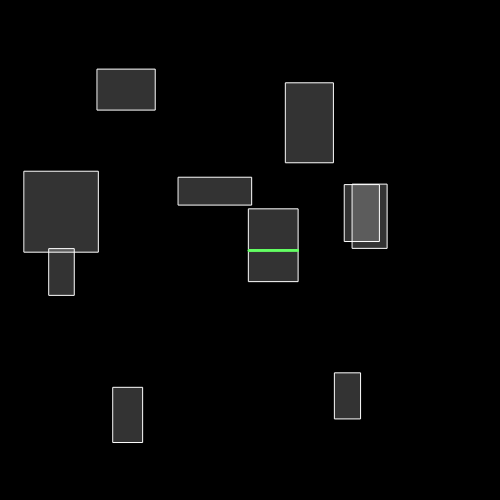
Frame 1 (no input)
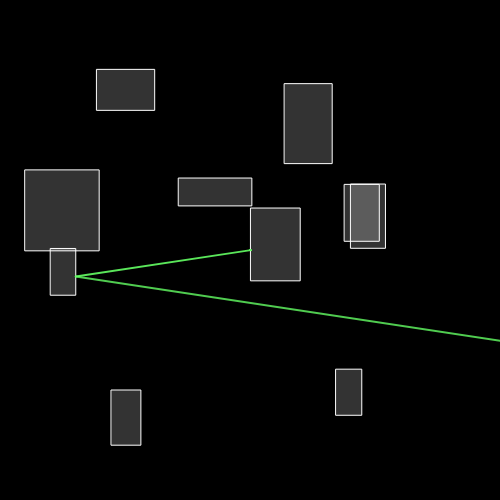
Frame 60 (no input)
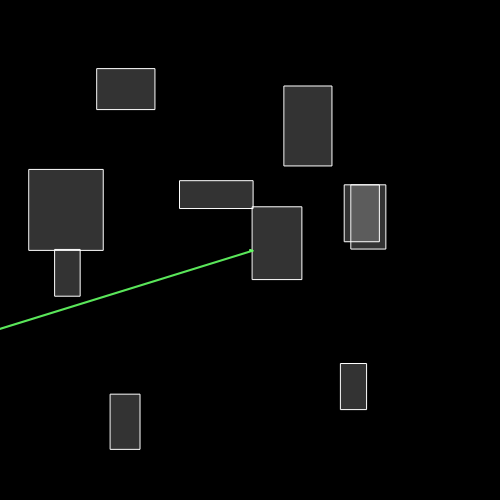
Frame 120 (the mouse pressed at the canvas centre since frame 60)

The p5.js sketch that drew these frames (run headless with seeded random() and noise() and a simulated clock; from frame 60 on, the mouse is pressed at the canvas centre):

// p5.js sketch
// ── sketch.js

var nboxes = 10;
var boxes = [];
var startx = 250, starty = 250;

var eps = 0.1;

function setup() {
	createCanvas(500,500);

	for (var i = 0; i<nboxes; i++) {
		boxes.push(new Box(random(0,400), random(0,400),
							random(20, 100), random(20, 100)));
	}
	
}

function draw() {
	background(0);
	for (var i=0; i<nboxes; i++) {	
		boxes[i].update();
		boxes[i].draw();
	}


	var angle = frameCount/400;
	var lsx = cos(angle);
	var lsy = sin(angle);
	var anglex = 250 + 500*lsx;
	var angley = 250 + 500*lsy;

	computeLine(250, 250, //start point 
				1e9, 1e9, // last point
				lsx, lsy, // last velocities
				250, 250, // current point
				anglex, angley, // finish point
				0, 0); // recursive limiters
}


function safeRadius(mx, my) {
	var d = 1e9;
	for (var i=0; i<nboxes; i++) {	
		d = min(d, boxes[i].distanceFrom(mx, my))
	}
	return d;
}

function distance(x, y, xx, yy) {
	return sqrt((x - xx)*(x - xx) + (y - yy)*(y - yy));
}

function computeLine(sx, sy, lx, ly, lsx, lsy, cx, cy, fx, fy, or_line, or_reboot) {
	if (or_line >= 100 || or_reboot >= 10)  return;
	
	if (distance(cx, cy, fx, fy) < eps) {

		strokeWeight(2);
		var alpha = (10 - or_reboot)/10;
		stroke('rgba(100, 255, 100,' + alpha + ')');
		line(sx, sy, cx, cy);	
		strokeWeight(1);

		return;
	}
	
	if (distance(cx, cy, lx, ly) < eps) {		

		strokeWeight(2);
		var alpha = (10 - or_reboot)/10;
		stroke('rgba(100, 255, 100,' + alpha + ')');
		line(sx, sy, cx, cy);	
		strokeWeight(1);

		//console.log('change dir');	

		var d1 = safeRadius(cx+lsx, cy-lsy);
		var d2 = safeRadius(cx-lsx, cy+lsy);

		if (d1 >= d2) computeLine(cx, cy, 1e9, 1e9, lsx, -lsy, cx+lsx, cy-lsy, cx + 500*lsx, cy - 500*lsy, 0, or_reboot+1);
		else computeLine(cx, cy, 1e9, 1e9, -lsx, lsy, cx-lsx, cy+lsy, cx - 500*lsx, cy + 500*lsy, 0, or_reboot+1);
		return;
	}
	
	//console.log("eoo");

	var d = safeRadius(cx, cy);
	d = min(d, distance(cx, cy, fx, fy));
	d *= 0.8; // adavnces slowly gains precision
	var nx = cx + d*lsx;
	var ny = cy + d*lsy;

	return computeLine(sx, sy, cx, cy, lsx, lsy, nx, ny, fx, fy, or_line+1, or_reboot);
}
// ── box.js
function Box(x, y, h, w) {
	this.x = x;
	this.y = y;
	this.vx = 0;
	this.vy = 0;
	this.ax = customRandom();
	this.ay = customRandom();
	this.h = h;
	this.w = w;

	function customRandom() {
		return (1-random(200)/100)/100;
	}

	this.distanceFrom = function(x, y) {
		var dx = min(abs(this.x - x), abs(x - this.w - this.x));
		var dy = min(abs(this.y - y), abs(y - this.h - this.y));

		var cx = 1e9, cy = 1e9;
		if (this.x <= x && x <= this.x + this.w) cy = 1;
		if (this.y <= y && y <= this.y + this.h) cx = 1;

		return max(0, Math.min(sqrt(dx*dx + dy*dy), cx*dx, cy*dy));
	}

	this.draw = function() {
		fill('rgba(255,255,255,0.2)');
		stroke(255);

		rect(this.x, this.y, this.w, this.h);
	}

	this.update = function() {
		this.x += this.vx;
		this.y += this.vy;

		if (this.x > width) this.x = -this.w;
		if (this.x < -this.w) this.x = width;
		if (this.y > height) this.y = -this.h;
		if (this.y < -this.h) this.y = height;
		
		this.vx += this.ax;
		this.vy += this.ay;


		if (frameCount%100) this.ax = customRandom(), this.ay = customRandom();
	}
}
